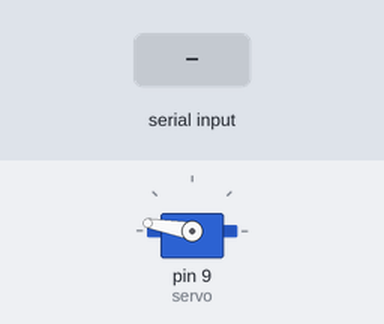
A sketch run on a simulated Arduino Uno, built with avr-gcc and run on an emulated ATmega328P. Parts: servo. The inputs (shaded band) are chosen by the test bench.

Above: at 1.2 s.
1.3 s: "MOVE_TO\n" received over Serial
At 1.6 s:
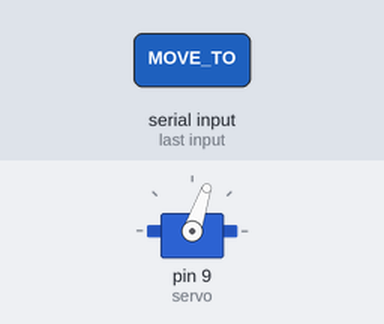
2.8 s: "RESET\n" received over Serial
At 4.3 s:
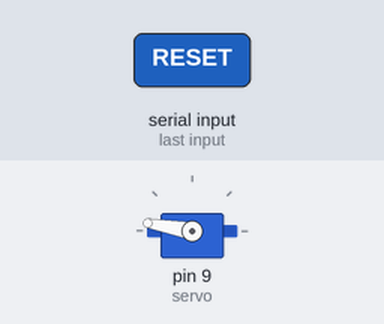
4.8 s: "MOVE_TO90\n" received over Serial
At 5.8 s:
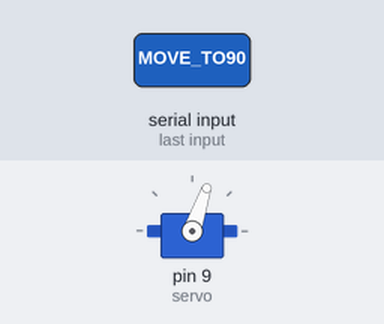
Timing chart, 0 to 7.8 s (numbered marks = the images above; inputs shaded):
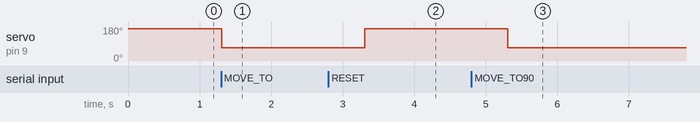

The sketch:

arduinoside.ino
```cpp
#include <Servo.h>

Servo servo;

int positions[] = {1273, 1340, 1400, 1455, 1520, 1575, 1640, 2220}; // Adjust angles for 7 positions
const int restPosition = 2300; // Adjust based on rest position

void setup() {
  Serial.begin(9600);
  servo.attach(9);  // Attach the servo to pin 9
  servo.write(restPosition);  // Move to rest position
}

void loop() {
  if (Serial.available() > 0) {
    String command = Serial.readStringUntil('\n');
    command.trim();

    if (command.startsWith("MOVE_TO")) {
      int col = command.substring(8).toInt();
      if (col >= 0 && col <= 6) {
        servo.write(positions[col]);
        delay(2000);  // Wait for the servo to move
      }
    } else if (command == "RESET") {
      servo.write(restPosition);
      delay(2000);  // Wait for the servo to return
    }
  }
}
```

Measured:
- after the input at 1.3 s, servo on pin 9 (servo): 170° → 71° at once
- after the input at 2.8 s, servo on pin 9 (servo): 71° → 170° after 0.51 s
- after the input at 4.8 s, servo on pin 9 (servo): 170° → 71° after 0.51 s
